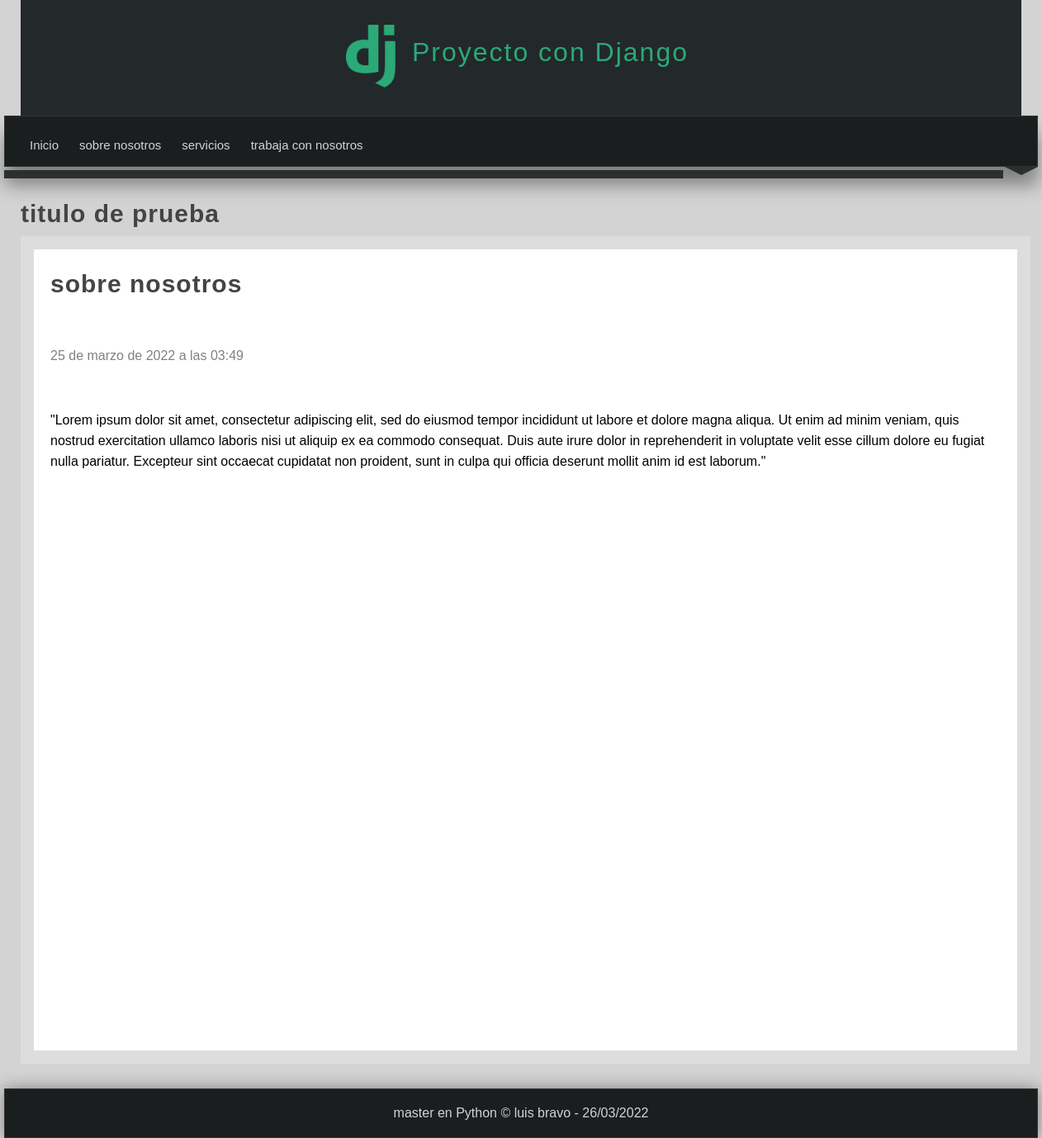
Page /pagina/sobre-nosotros on the committed database.
### pages/models.py (models this page shows, shortened)
class Page(models.Model):
    title = models.CharField(max_length=50, verbose_name="Titulo")
    content = models.TextField(verbose_name="Contenido")
    slug = models.CharField(unique=True, max_length=150, verbose_name="URL amigable")
    visible = models.BooleanField(verbose_name="¿Visible?")
    create_at = models.DateTimeField(auto_now_add=True, verbose_name="Creado el ")
    updated_at = models.DateTimeField(auto_now=True, verbose_name="Actualizado el ")
    class Meta:
        verbose_name = "Pagina"
        verbose_name_plural = "Paginas"

### pages/views.py (the view)
# urls.py: path('pagina/<str:slug>', pages.views.page, name="page")
def page(request, slug): #agregamos el slug al path de esta funcion
        page = Page.objects.get(slug = slug) #hacemos consulta en la base de datos
        return render(request, "pages/page.html",
        {
            "page": page
        })

### pages/context_processors.py (called while the page is built)
def get_pages(request):
    pages = Page.objects.filter(visible = True).values_list('id', 'title', 'slug')
    return {
        'pages' : pages
    }

### pages/templates/pages/page.html (shortened to what this page needs)
{% extends 'layouts/layout.html' %}
{%block content %}
    <h1 class="title"> {{page.title}} </h1>
    <br>
    <br>
    <span class="date"> {{page.create_at}}</span>
    <br>
    <br>
    <p class="content">{{page.content}} </p>
{%endblock%}

### mainapp/templates/layouts/layout.html (shortened to what this page needs)
<!DOCTYPE html>
<html lang="es">
<head>
    {%load static%}
    <link rel="stylesheet" href="{% static 'css/styles.css'%}">
</head>
<body>
    <header>
        <div  id = "logotipo">
           <img src="{%static 'img/djangoLogo.png/'%}" alt="">
           <h1> Proyecto con Django</h1>
        </div>
    </header>
    <nav>
        <ul>
            <li>
                <a href={% url 'inicio' %}>Inicio</a>
            </li>
            {% for page in pages %}
            <li>
                <a href = "{% url 'page' page.2 %}"> {{page.1}}</a>
            </li>
            {%endfor%}
        </ul>
    </nav>
    <div class="barra">
        <span class="esquina-izquierda"></span>
        <span class="relleno-barra"></span>
    </div>
    <div id="content">
        <h2 class="title"> titulo de prueba</h2>
        <div class="box">
            {% block content %}{% endblock %}
        </div>
    </div>
    <footer>
        master en Python &copy; luis bravo - {% now "d/m/Y " %}
    </footer>
</body>
</html>

### mainapp/static/css/styles.css (style rules this page uses)
* { margin: 0px; padding: 0px; font-family: Arial, Helvetica, sans-serif; text-decoration: none; }
p, h2, h3, ul { margin-top: 5px; margin-bottom: 5px; }
ul, ol { margin-left: 20px; margin-bottom: 10px; }
body { background-color: lightgray; }
header { width: 1212px; height: 140px; background-color: #23282B; margin: 0 auto; }
#logotipo { width: 35%; height: 130px; margin: 0 auto; padding-top: 10px; }
#logotipo img { display: block; float: left; width: 60px; margin-top: 20px; }
#logotipo h1 { display: block; float: left; letter-spacing: 2px; margin-top: 35px; margin-left: 20px; font-weight: 100; color: #2ba977; }
nav { width: 1250px; height: 60px; background-color: #1B1E1F; border: 1px solid #333333; margin: 0 auto; box-shadow: 0px 22px 22px gray; font-size: 15px; }
nav ul { list-style: none; text-decoration: none; }
nav ul li { line-height: 40px; float: left; }
nav ul li a { display: block; padding: 10px; padding-right: 15px; color: #d1d4d6; }
.barra { width: 1252px; margin: 0 auto; }
.esquina-izquierda { display: block; border-left: 20px solid transparent; border-top: 10px solid #2B2F30; float: left; }
.esquina-izquierda { display: block; border-right: 20px solid transparent; border-top: 10px solid #2B2F30; float: right; }
.relleno-barra { display: block; width: 1210px; height: 10px; background: #2B2F30; float: left; }
#content { width: 1212px; min-height: 930px; margin: 0 auto; margin-bottom: 30px; margin-top: 40px; }
.date { display: block; margin-top: 15px; margin-bottom: 15px; color: gray; }
.content { line-height: 25px; }
.box { background: white; width: 95%; min-height: 930px; padding: 20px; border: 1pc solid #ddd; border-radius: 2px; margin: 0 auto; }
.title { color: #444; letter-spacing: 1px; font-size: 30px; margin-bottom: 10px; margin-top: 5px; }
footer { width: 1250px; background-color: #1B1E1F; border: 1px solid #333; color: #d1d4d6; text-align: center; margin: 0 auto; padding-top: 20px; padding-bottom: 20px; box-shadow: 0px 0px 20px gray; }

### rows in the picture
Page: title "sobre nosotros", create_at "25 de marzo de 2022 a las 03:49", content "\"Lorem ipsum dolor sit amet, consectetur adipiscing elit, sed do eiusmod tempor incididunt ut labore et dolore magna aliqua. Ut enim ad minim veniam, quis nostrud exercitation ullamco laboris nisi ut aliquip ex ea commodo consequat. Duis aute irure dolor in reprehenderit in voluptate velit esse cillum dolore eu fugiat nulla pariatur. Excepteur sint occaecat cupidatat non proident, sunt in culpa qui officia deserunt mollit anim id est laborum.\""
Page: title "servicios"
Page: title "trabaja con nosotros"
